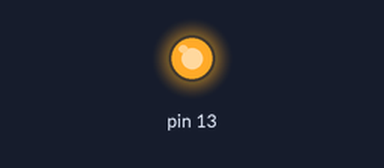
A sketch run on a simulated Arduino Uno, built with avr-gcc and run on an emulated ATmega328P. Parts: output pins drawn as LEDs (lit = HIGH).

Above: at 0.46 s.
At 2.03 s:
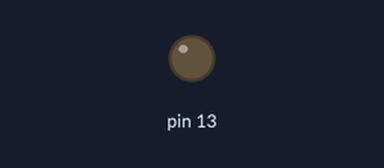
Timing chart, 0 to 3.0 s (numbered marks = the images above):
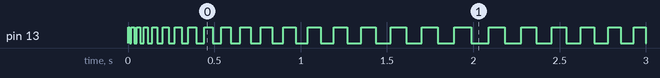

The sketch:

Blink___hurtigere__langsommere.ino
```cpp
/*
  For Loop and blink

  Demonstrates the use of a for() loop.
  Blinks an LED with the spacing between each blink going from slow to fast to slow to...

  The circuit:
  - Built in LED, pin 13

  created 2017
  by Valdemar Kristensen

  Based on this example:
  http://www.arduino.cc/en/Tutorial/ForLoop
*/

//int timer = 50;           // The higher the number, the slower the timing.
//int tid = 10;
void setup() {
  // use a for loop to initialize each pin as an output:

    pinMode(13, OUTPUT);


}

void loop() {
  int x = 5;
  // loop from the lowest pin to the highest:
  for (int timer = 10; timer < 100; timer = timer + x) { //  for (int timer = 10; timer < 100; timer++) { //uden variabel
    // turn the pin on:
    digitalWrite(13, HIGH);
    delay(timer);
    // turn the pin off:
    digitalWrite(13, LOW);
    delay(timer);
  }


    for (int timer = 99; timer >= 10; timer = timer - x){ //  for (int timer = 10; timer < 100; timer--) { //uden variabel

     // turn the pin on:
    digitalWrite(13, HIGH);
    delay(timer);
    // turn the pin off:
    digitalWrite(13, LOW);
    delay(timer);

    }

   // tid = tid++;

 // if(timer = 200)
 // {

 // }

  }

  // loop from the highest pin to the lowest:
  //for (int thisPin = 7; thisPin >= 2; thisPin--) {
    // turn the pin on:
 //   digitalWrite(thisPin, HIGH);
   // delay(timer);
    // turn the pin off:
    //digitalWrite(thisPin, LOW);
 // }
```

Measured:
- by itself, pin 13: repeats every 0.03 s: LOW 0.01 s, HIGH 0.02 s
